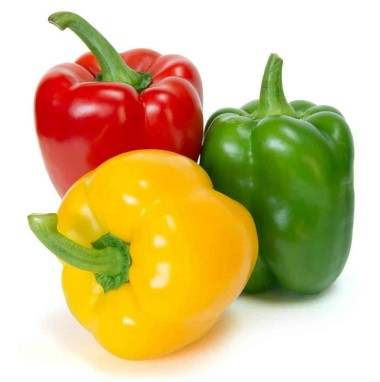
%> input picture Lab 2/Q2/Figure2.jpg, 380 x 382 px
$ octave Lab2Q2.m   (GNU Octave 9; MATLAB toolbox functions it lacks are replaced by stand-ins)
%> lines starting %> are read from the running program, lines starting %| are printed output that depends on the picture
% Clear the workspace
clc
clear all
% Read the input image
I=imread('Figure2.jpg');
%> I is the input picture: size 382x380x3 uint8; mean R, G, B 211.3, 191.1, 134.8

% Convert the input image to grayscale
A=rgb2gray(I);
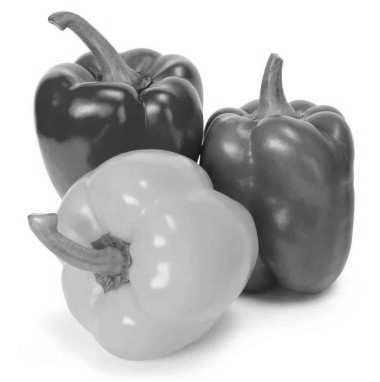
%> A: size 382x380 uint8; min 15, max 255, mean 190.7

% Number of rows and columns in the image
x = size(I,1);
%> x = 382
y = size(I,2);
%> y = 380

% Total number of pixels in the image
n = x*y;
%> n = 145160

% Initialize variables for histogram equalization
ah = uint8(zeros(x,y));% Output image after custom histogram equalization
f = zeros(256,1);   % Frequency of each pixel intensity
pdf = zeros(256,1); % Probability density function (PDF) of each pixel intensity
cdf = zeros(256,1); % Cumulative distribution function (CDF) of each pixel intensity
cum = zeros(256,1); % Cumulative sum of pixel frequencies
out = zeros(256,1); % Output pixel intensities after histogram equalization

% Calculate the histogram of the input grayscale image
for i = 1:x
    for j = 1:y
        value = I(i,j);
    f(value + 1) = f(value + 1) +1;
    pdf(value + 1) = f(value + 1)/n;
    end
end
%> after the loop, f = 256 values, max 63899 at index 255, min 0 at index 1, mean 567; pdf = 256 values, max 0.44 at index 255, min 0 at index 1, mean 0.00391

% Calculate the cumulative distribution function (CDF) and perform histogram equalization
sum = 0;
L = 255;
for i = 1:size(pdf)
    sum = sum + f(i);
    cum(i) = sum;
    cdf(i) = cum(i)/n;
    out(i) = round(cdf(i)*L);
end
%> this loop made 256 passes
%> sum on passes 1 to 3: 0, 0, 0
%> after the loop, cdf = 256 values from 0 to 1; cum = 256 values from 0 to 145160; out = 256 values from 0 to 255; sum = 145160

% Apply histogram equalization to create the custom equalized image
for i = 1:x
    for j = 1:y
        ah(i,j)=out(I(i,j)+1);
    end
end
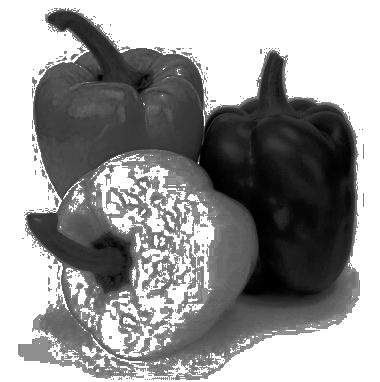
%> ah: size 382x380 uint8; min 0, max 255, mean 152.9

% Perform histogram equalization using built-in 'histeq' function
b = histeq(I);
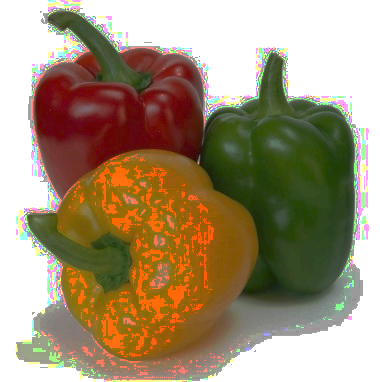
%> b: size 382x380x3 uint8; mean R, G, B 164, 146.7, 119

% Display the original and equalized images with their histograms
imshow(b)
subplot(3,2,1),imshow(I),title('Original image');
subplot(3,2,2),imhist(I),title('Histogram of original image');
subplot(3,2,3),imshow(b),title('Custom equalized image');
subplot(3,2,4),imhist(b),title('Histogram of custom equalized imagee');
subplot(3,2,5),imshow(ah),title('Equalized image');
subplot(3,2,6),imhist(ah),title('Histogram of equalized image');
%> after `title('Histogram of equalized image')`:
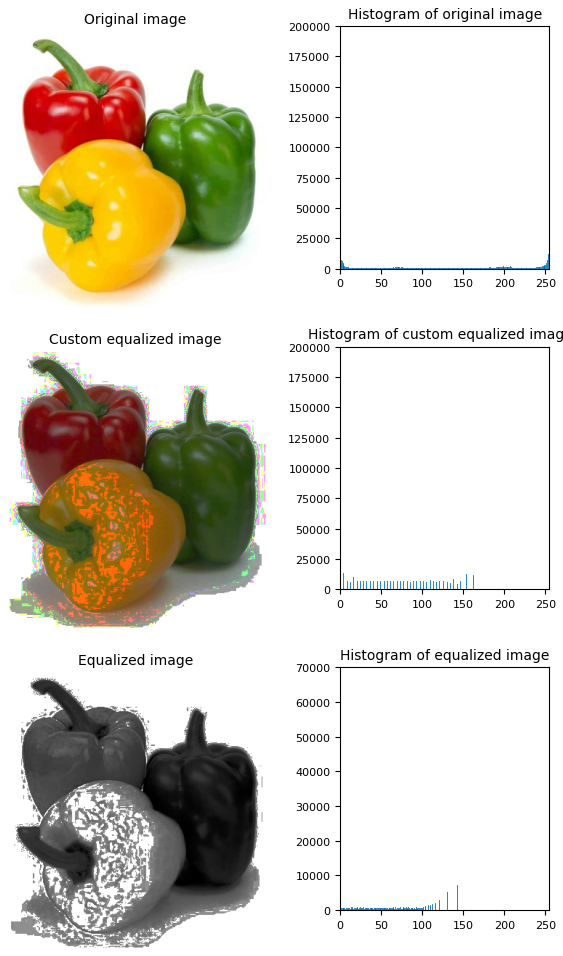
%> figure redrawn from the program's plot data, 6 panels
